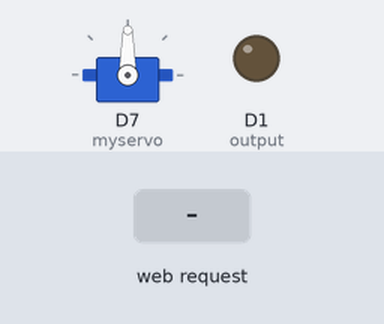
Bench run of a sketch on a simulated ESP8266 (NodeMCU). Parts: servo, output pins drawn as LEDs (lit = HIGH). The inputs (shaded band) are chosen by the test bench. WiFi joins after 1.5 s; servers stay silent unless stated; what the sketch prints to the serial monitor is not drawn.

Above: at 1.2 s.
1.3 s: HTTP request GET /on received
At 2.1 s:
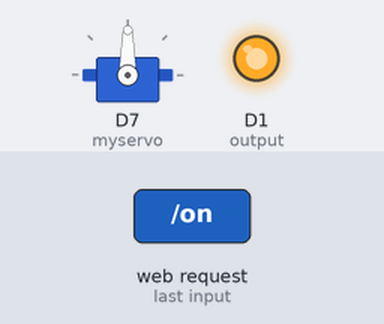
2.8 s: HTTP request GET /off received
At 3.3 s:
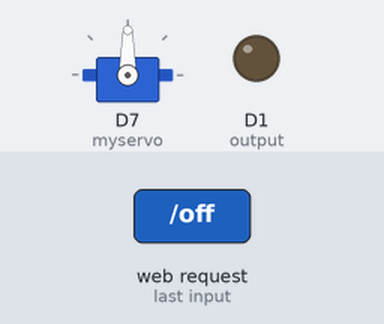
Timing chart, 0 to 5.8 s (numbered marks = the images above; inputs shaded):
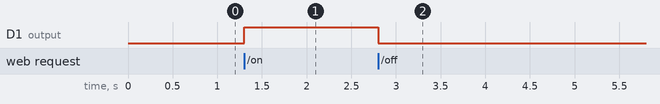

The sketch:

motorServer.ino
```cpp
// (licence header left out)
#include <FastLED.h>
#include <Servo.h>
#include <ESP8266WiFi.h>
#include <ESPAsyncTCP.h>

#include <ESPAsyncWebServer.h>

// REPLACE WITH YOUR NETWORK CREDENTIALS
const char* ssid = "motor";
const char* password = "12345678";

Servo myservo;
boolean noisego = false;
int noiseProcess = 0;
int noisespeed = 5;
const int output = D1;
int pwm = 90;
// HTML web page
const char index_html[] PROGMEM = R"rawliteral(
<!DOCTYPE HTML><html>
  <head>
    <title>ESP Pushbutton Web Server</title>
    <meta name="viewport" content="width=device-width, initial-scale=1">
    <style>
      body { font-family: Arial; text-align: center; margin:0px auto; padding-top: 30px;}
      .button {
        padding: 10px 20px;
        font-size: 24px;
        text-align: center;
        outline: none;
        color: #fff;
        background-color: #2f4468;
        border: none;
        border-radius: 5px;
        box-shadow: 0 6px #999;
        cursor: pointer;
        -webkit-touch-callout: none;
        -webkit-user-select: none;
        -khtml-user-select: none;
        -moz-user-select: none;
        -ms-user-select: none;
        user-select: none;
        -webkit-tap-highlight-color: rgba(0,0,0,0);
      }
      .button:hover {background-color: #1f2e45}
      .button:active {
        background-color: #1f2e45;
        box-shadow: 0 4px #666;
        transform: translateY(2px);
      }
    </style>
  </head>
  <body>
    <h1>ESP Pushbutton Web Server</h1>

    <button class="button"  ontouchstart="toggleCheckbox('on');" onmouseup="toggleCheckbox('off');" ontouchend="toggleCheckbox('off');">LED PUSHBUTTON</button>
    <button class="button"  ontouchstart="stopMotor('stop');">STOP</button>
   <script>

   function toggleCheckbox(x) {
     var xhr = new XMLHttpRequest();
     xhr.open("GET", "/" + x, true);
     xhr.send();
   }

      function stopMotor(x) {
     var xhr = new XMLHttpRequest();
     xhr.open("GET", "/" + x, true);
     xhr.send();
   }
  </script>
  </body>
</html>)rawliteral";

void notFound(AsyncWebServerRequest *request) {
  request->send(404, "text/plain", "Not found");
}

AsyncWebServer server(80);

void setup() {
  myservo.attach(D7);
  myservo.write(90);
  Serial.begin(115200);
  WiFi.mode(WIFI_AP);
  WiFi.softAP(ssid, password);

  IPAddress IP = WiFi.softAPIP();
  Serial.print("AP IP address: ");
  Serial.println(IP);

  // Print ESP8266 Local IP Address
  Serial.println(WiFi.localIP());
  pinMode(D7, OUTPUT);
  //WiFi.begin(ssid, password);


  //  if (WiFi.waitForConnectResult() != WL_CONNECTED) {
  //    Serial.println("WiFi Failed!");
  //    return;
  //  }
  //  Serial.println();
  //  Serial.print("ESP IP Address: http://");
  //  Serial.println(WiFi.localIP());

  pinMode(output, OUTPUT);
  //digitalWrite(D7);
  //analogWrite(D7, 127);
  // Send web page to client

  server.on("/", HTTP_GET, [](AsyncWebServerRequest * request) {
    request->send_P(200, "text/html", index_html);
  });

  // Receive an HTTP GET request
  server.on("/on", HTTP_GET, [] (AsyncWebServerRequest * request) {
    digitalWrite(output, HIGH);
    //Serial.println("HIGH");
    //pwm = random(0, 180);
    noisego = true;
    Serial.println(pwm);
    request->send(200, "text/plain", "ok");
  });

  server.on("/stop", HTTP_GET, [] (AsyncWebServerRequest * request) {
    noisego = false;
    pwm = 90;
    Serial.println(pwm);
    request->send(200, "text/plain", "ok");
  });

  // Receive an HTTP GET request
  server.on("/off", HTTP_GET, [] (AsyncWebServerRequest * request) {
    digitalWrite(output, LOW);
    //Serial.println("LOW");
    request->send(200, "text/plain", "ok");
  });

  server.onNotFound(notFound);
  server.begin();
}

void loop() {
  //analogWrite(D7, pwm);
  int n = inoise8(noiseProcess);

  noiseProcess+=noisespeed;
  int num = wifi_softap_get_station_num();
  if(num == 0){
    noisego = false;
  }
  Serial.println(num);
  int speeds = map(n, 0, 255, 15, 165);
  if (noisego) {
    myservo.write(speeds);
  } else {
    myservo.write(90);
  }

}
//<button class="button" onmousedown="toggleCheckbox('on');" ontouchstart="toggleCheckbox('on');" onmouseup="toggleCheckbox('off');" ontouchend="toggleCheckbox('off');">LED PUSHBUTTON</button>
```

Measured:
- after the input at 1.3 s, D1 (output): LOW → HIGH at once
- after the input at 2.8 s, D1 (output): HIGH → LOW at once
